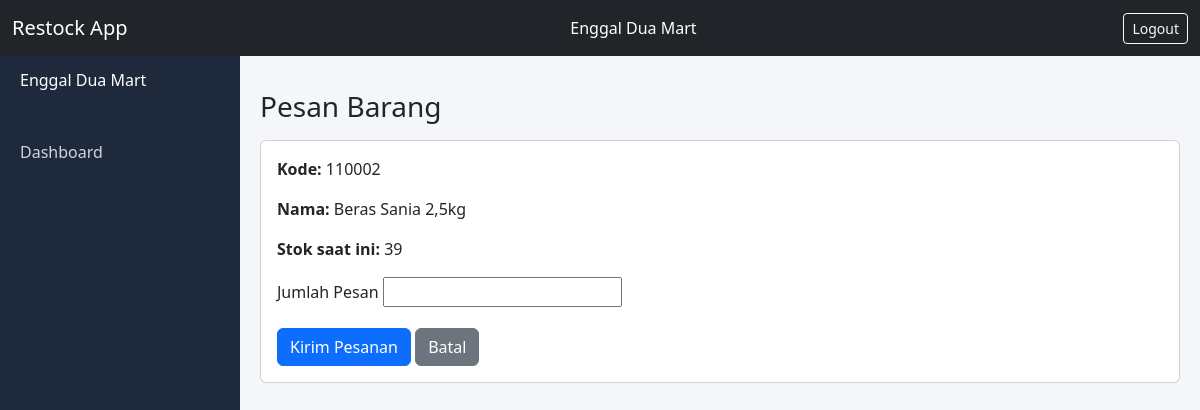
Screenshot of /pemesanan/tambah/110002/ (signed in) with the database file from the repository.
### inventory/models.py (models this page shows, shortened)
class Barang(models.Model):
    kode_barang = models.IntegerField(primary_key=True)
    nama_barang = models.CharField(max_length=100)
    stock = models.IntegerField()
    harga = models.DecimalField(max_digits=12, decimal_places=2)
    batas_minimal = models.IntegerField(default=15)

### inventory/views.py (the view)
        def wrapper(request, *args, **kwargs):
            user_role = request.session.get('role')
            if user_role not in allowed_roles:
                return HttpResponseForbidden("Tidak punya akses.")
            return view_func(request, *args, **kwargs)

### inventory/views.py
class PemesananForm(forms.ModelForm):
    class Meta:
        model = Pemesanan
        fields = ['jumlah']

### inventory/views.py (called while the page is built)
def require_login(view_func):
    def wrapper(request, *args, **kwargs):
        if not request.session.get('user_id'):
            return redirect('login')
        return view_func(request, *args, **kwargs)
    return wrapper

def require_role(*allowed_roles):
    def decorator(view_func):
        def wrapper(request, *args, **kwargs):
            user_role = request.session.get('role')
            if user_role not in allowed_roles:
                return HttpResponseForbidden("Tidak punya akses.")
            return view_func(request, *args, **kwargs)
        return wrapper
    return decorator

@require_login
@require_role('karyawan')
def pemesanan_create(request, kode_barang):
    barang = get_object_or_404(Barang, pk=kode_barang)
    user = get_object_or_404(User, pk=request.session.get('user_id'))
    if request.method == 'POST':
        form = PemesananForm(request.POST)
        if form.is_valid():
            pemesanan = form.save(commit=False)
            pemesanan.barang = barang
            pemesanan.user_2 = user
            pemesanan.status_2 = 'pending'
            pemesanan.save()
            return redirect('pemesanan_list')
    else:
        form = PemesananForm()
    return render(request, 'pemesanan_form.html', {
        'form': form,
        'barang': barang,
    })

### inventory/templates/pemesanan_form.html (shortened to what this page needs)
{% extends 'base.html' %}
{% block content %}
<h3 class="mb-3">Pesan Barang</h3>
<div class="card">
  <div class="card-body">
    <p><strong>Kode:</strong> {{ barang.kode_barang }}</p>
    <p><strong>Nama:</strong> {{ barang.nama_barang }}</p>
    <p><strong>Stok saat ini:</strong> {{ barang.stock }}</p>
    <form method="post">
      <div class="mb-3">
        <label class="form-label">Jumlah Pesan</label>
        {{ form.jumlah }}
      </div>
      <button type="submit" class="btn btn-primary">Kirim Pesanan</button>
      <a href="{% url 'dashboard' %}" class="btn btn-secondary">Batal</a>
    </form>
  </div>
</div>
{% endblock %}

### inventory/templates/base.html (style rules this page uses)
body { background:#f5f6fa; }

### rows the page displays
Barang: kode_barang "110002", nama_barang "Beras Sania 2,5kg", stock "39"
